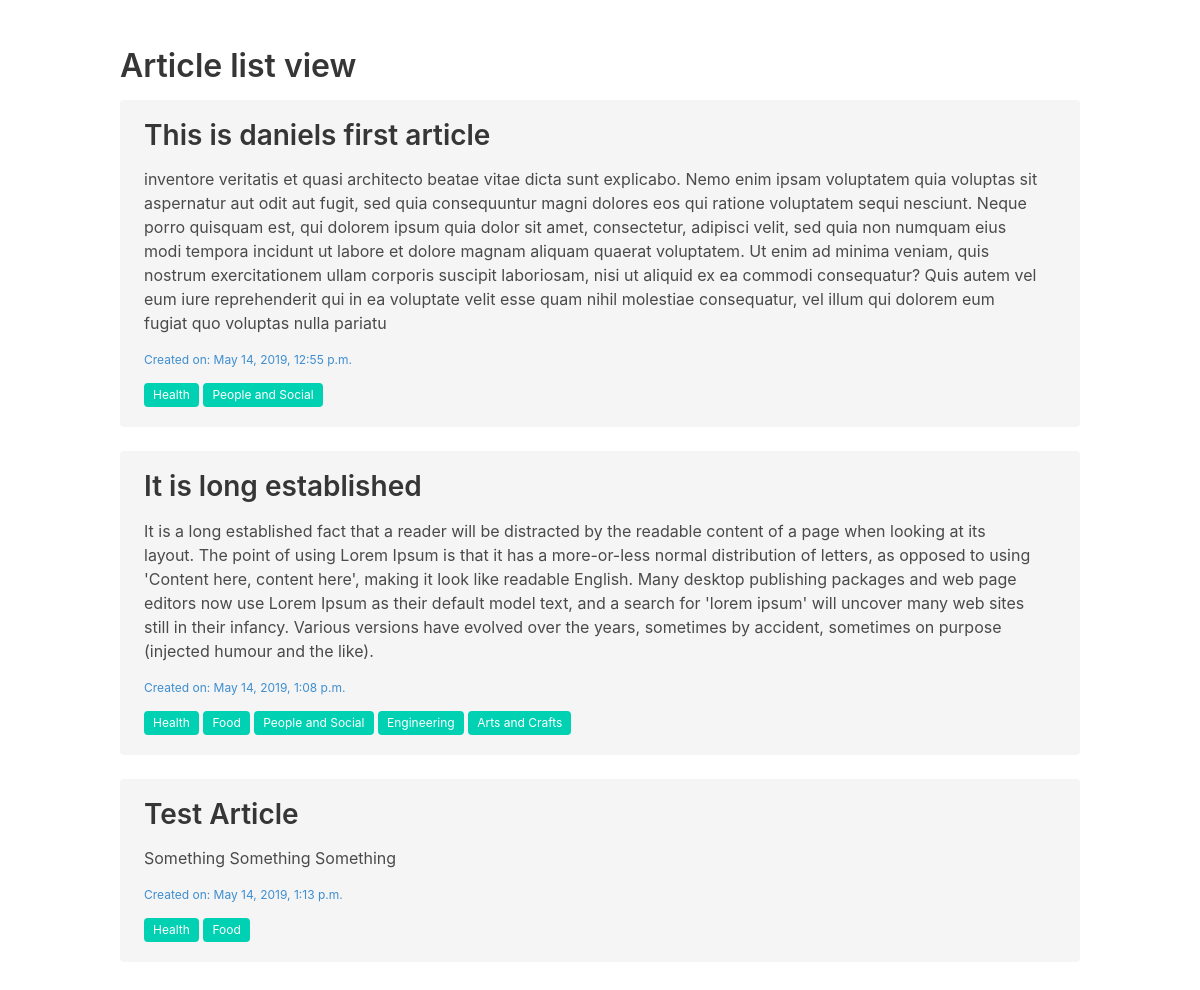
/article/list/, run on an earlier commit of the app's database.
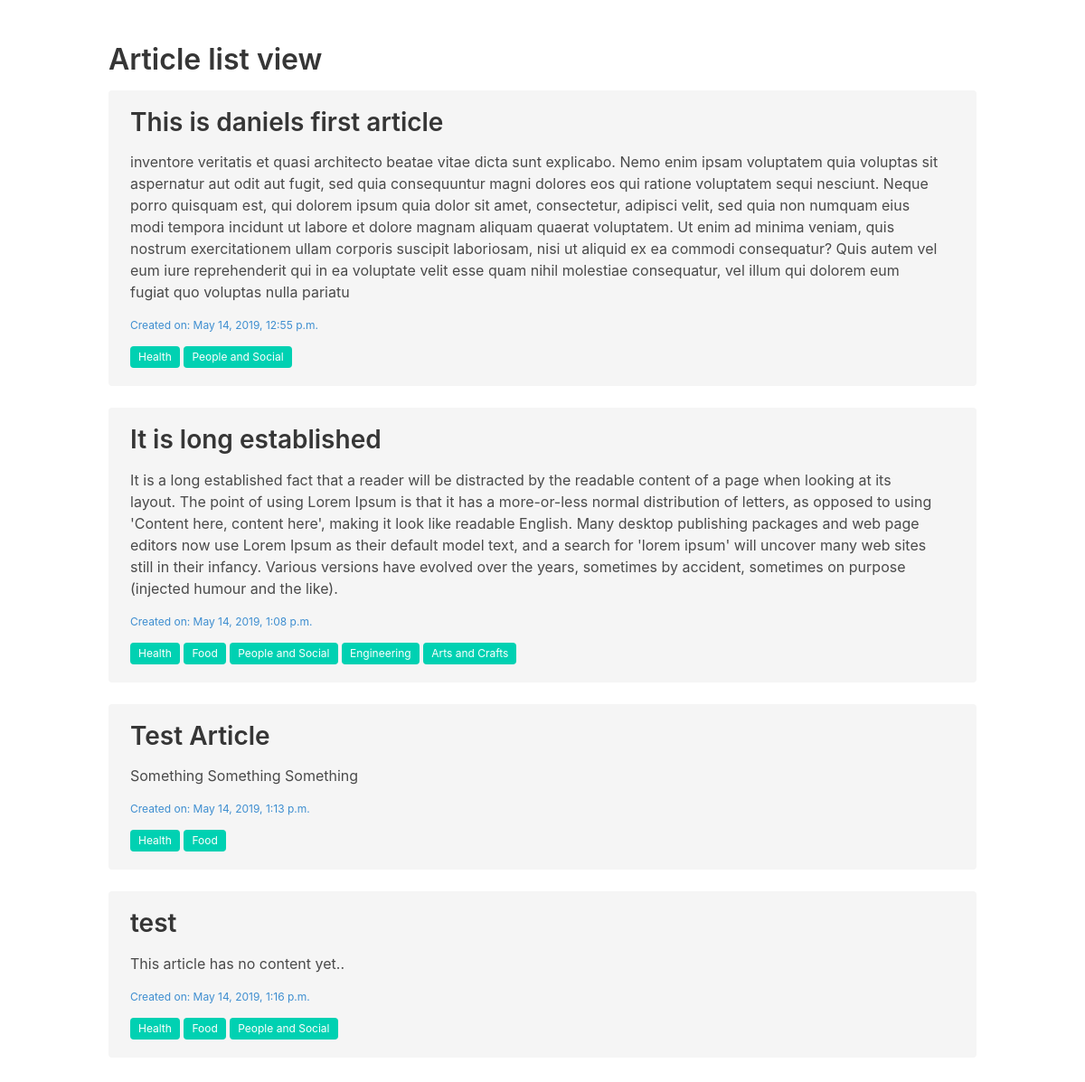
And on a later commit of the database.
### app/models.py (models this page shows, shortened)
class Article(m.Model):
    article_name = m.CharField(max_length=100)
    article_content = m.TextField(default="This article has no content yet..")
    article_ct_date = m.DateTimeField(default=datetime.now)
    tags = m.ManyToManyField(Tag)

class Tag(m.Model):
    tag_name = m.CharField(max_length=50)

### app/views.py (the view)
# urls.py: path('article/list/', article_list, name='article_list'),
def article_list(request):
    data = Article.objects.all()
    context = {'title':'Article list view',
               'data':data}
    return render(request, 'article_list.html', context)

### templates/article_list.html
{% extends 'base.html' %}
{% block content %}
<section class="section">
<section class="container">
<section class="content">
    <h1>{{ title }}</h1>
    {% for d in data %}
    <div class="notification">
        <article class="content">
            <h2>{{ d.article_name }}</h2>
            <p>{{ d.article_content }}</p>
            <p class="help has-text-info">Created on: {{ d.article_ct_date }}</p>
            {% for tag_object in d.tags.all %}
                <span class="tag is-primary">{{tag_object.tag_name }}</span>
            {% endfor %}
        </article>
    </div>
    {% endfor %}
</section>
</section>
</section>
{% endblock content %}

What changed in the data, as far as the page shows it:
added Article: article_name "test", article_content "This article has no content yet..", article_ct_date "May 14, 2019, 1:16 p.m.", Tag (tag_name "Health"), Tag (tag_name "Food"), Tag (tag_name "People and Social")
